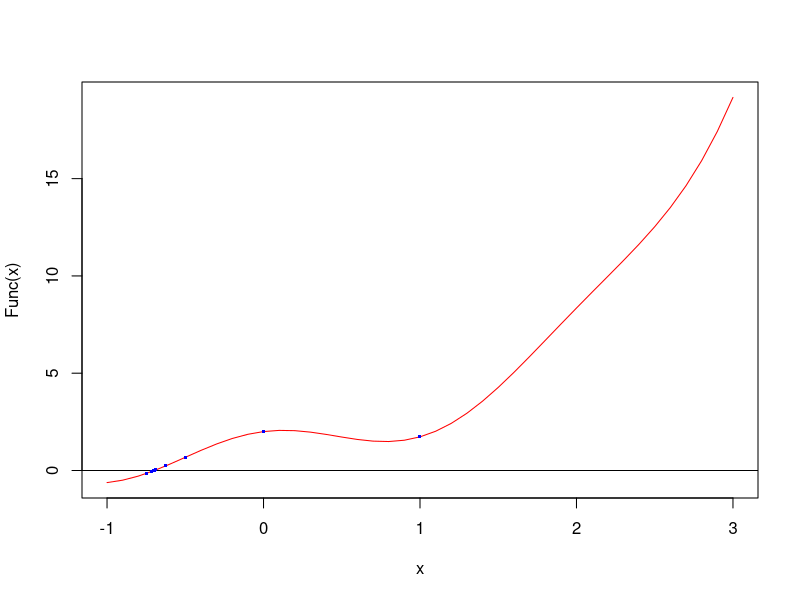
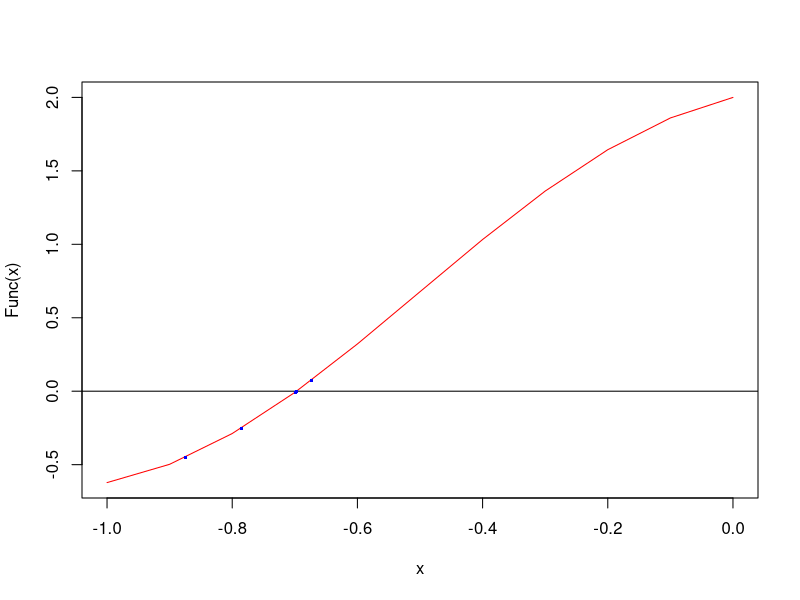

Write the R code that produced these figures, in order.
library(Deriv)
Func = function (t) cos(3*t) +  exp(t)


fBiseccion <- function(x1,x2) {
   cat("f1",Func(x1),"f2",Func(x2),"totql",Func(x1)*Func(x2))
  
  if(Func(x1)*Func(x2) < 0)
  {
    print(Func(x2))
    x = seq(x1,x2,0.1)
    
    plot(x,Func(x),type="l",col="red")
    
    abline(h=0)
    
    ptoM = (x1+x2)/2
    
    error = abs(x1-x2)/2
    
    i = 0
    
    aux = Func(ptoM)
    
    points(rbind(c(ptoM,aux)),pch=15,cex=0.4,col="blue")
    
    valor = log10((x2-x1)/1.e-8)/log10(2)
    
    cat("Iteracion=",i,"\tFunc(x)=",Func(ptoM),"\tX=",ptoM,"\tError=",error,"\n")
    
    while (error > 1.e-8) {
      
      i = i+1
      
      if (Func(ptoM) == 0) break
      
      if (Func(ptoM)*Func(x1) < 0) x2 = ptoM else {x1 = ptoM}
      
      ptoM = (x1+x2)/2
      
      error = abs(x1-x2)/2
      
      aux = Func(ptoM)
      
      points(rbind(c(ptoM,aux)),pch=15,cex=0.4,col="blue")
      
      cat("Iteracion=",i,"\tFunc(x)=",Func(ptoM),"\tX=",ptoM,"\tError=",error,"\n")
      
    }
    cat ("Valor aproximado de iteraciones:", valor)
    
  }
  else
  {
    cat ("No valida")
  }
  
}

fSecante <- function(x0,x1) {
  
  x = seq(x0,0,0.1)
  
  plot(x,Func(x),type="l",col="red")
  
  abline(h=0)
  
  x2 = x1-(((x1-x0)*(Func(x1)))/(Func(x1)-Func(x0)))
  
  error = abs(x2-x1)/abs(x2)
  
  i = 0
  
  aux = Func(x2)
  
  points(rbind(c(x2,aux)),pch=15,cex=0.4,col="blue")
  
  cat("Iteracion=",i,"\tFunc(x)=",Func(x2),"\tX=",x2,"\tError=",error,"\n")
  
  while (error > 1.e-8) {
    
    x0 = x1
    
    x1 = x2
    
    x2 = x1-(((x1-x0)*(Func(x1)))/(Func(x1)-Func(x0)))
    
    i = i+1
    
    error = abs(x2-x1)/abs(x2)
    
    aux = Func(x2)
    
    points(rbind(c(x2,aux)),pch=15,cex=0.4,col="blue")
    
    cat("Iteracion=",i,"\tFunc(x)=",Func(x2),"\tX=",x2,"\tError=",error,"\n")
    
  }
  
}

fBiseccion(-1,3)
fSecante(-1,3)